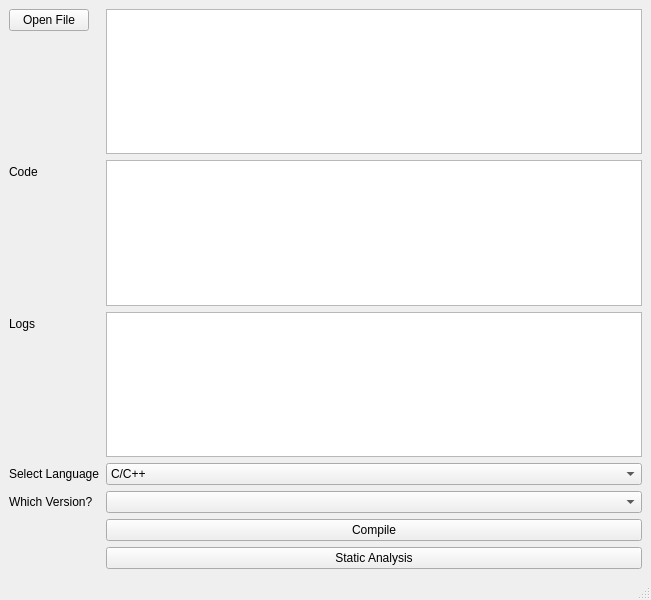
<?xml version="1.0" encoding="UTF-8"?>
<ui version="4.0">
 <class>MainWindow</class>
 <widget class="QMainWindow" name="MainWindow">
  <property name="geometry">
   <rect>
    <x>0</x>
    <y>0</y>
    <width>651</width>
    <height>600</height>
   </rect>
  </property>
  <property name="windowTitle">
   <string>MainWindow</string>
  </property>
  <widget class="QWidget" name="centralwidget">
   <layout class="QFormLayout" name="formLayout">
    <item row="7" column="1">
     <widget class="QPlainTextEdit" name="logTB">
      <property name="readOnly">
       <bool>true</bool>
      </property>
     </widget>
    </item>
    <item row="9" column="1">
     <widget class="QComboBox" name="languageCombo">
      <item>
       <property name="text">
        <string>C/C++</string>
       </property>
      </item>
      <item>
       <property name="text">
        <string>Python</string>
       </property>
      </item>
     </widget>
    </item>
    <item row="9" column="0">
     <widget class="QLabel" name="label_4">
      <property name="text">
       <string>Select Language</string>
      </property>
     </widget>
    </item>
    <item row="7" column="0">
     <widget class="QLabel" name="label_3">
      <property name="text">
       <string>Logs</string>
      </property>
     </widget>
    </item>
    <item row="10" column="0">
     <widget class="QLabel" name="label_5">
      <property name="text">
       <string>Which Version?</string>
      </property>
     </widget>
    </item>
    <item row="10" column="1">
     <widget class="QComboBox" name="versionCombo"/>
    </item>
    <item row="16" column="1">
     <widget class="QPushButton" name="compileB">
      <property name="text">
       <string>Compile</string>
      </property>
     </widget>
    </item>
    <item row="19" column="1">
     <widget class="QPushButton" name="statB">
      <property name="text">
       <string>Static Analysis</string>
      </property>
     </widget>
    </item>
    <item row="6" column="0">
     <widget class="QLabel" name="label">
      <property name="text">
       <string>Code</string>
      </property>
      <property name="textFormat">
       <enum>Qt::AutoText</enum>
      </property>
      <property name="scaledContents">
       <bool>false</bool>
      </property>
      <property name="wordWrap">
       <bool>false</bool>
      </property>
     </widget>
    </item>
    <item row="3" column="0">
     <widget class="QPushButton" name="openB">
      <property name="text">
       <string>Open File</string>
      </property>
     </widget>
    </item>
    <item row="3" column="1">
     <widget class="QListWidget" name="listWidget"/>
    </item>
    <item row="6" column="1">
     <widget class="QPlainTextEdit" name="codeTB"/>
    </item>
   </layout>
  </widget>
  <widget class="QMenuBar" name="menubar">
   <property name="geometry">
    <rect>
     <x>0</x>
     <y>0</y>
     <width>651</width>
     <height>25</height>
    </rect>
   </property>
  </widget>
  <widget class="QStatusBar" name="statusbar"/>
 </widget>
 <resources/>
 <connections/>
</ui>
